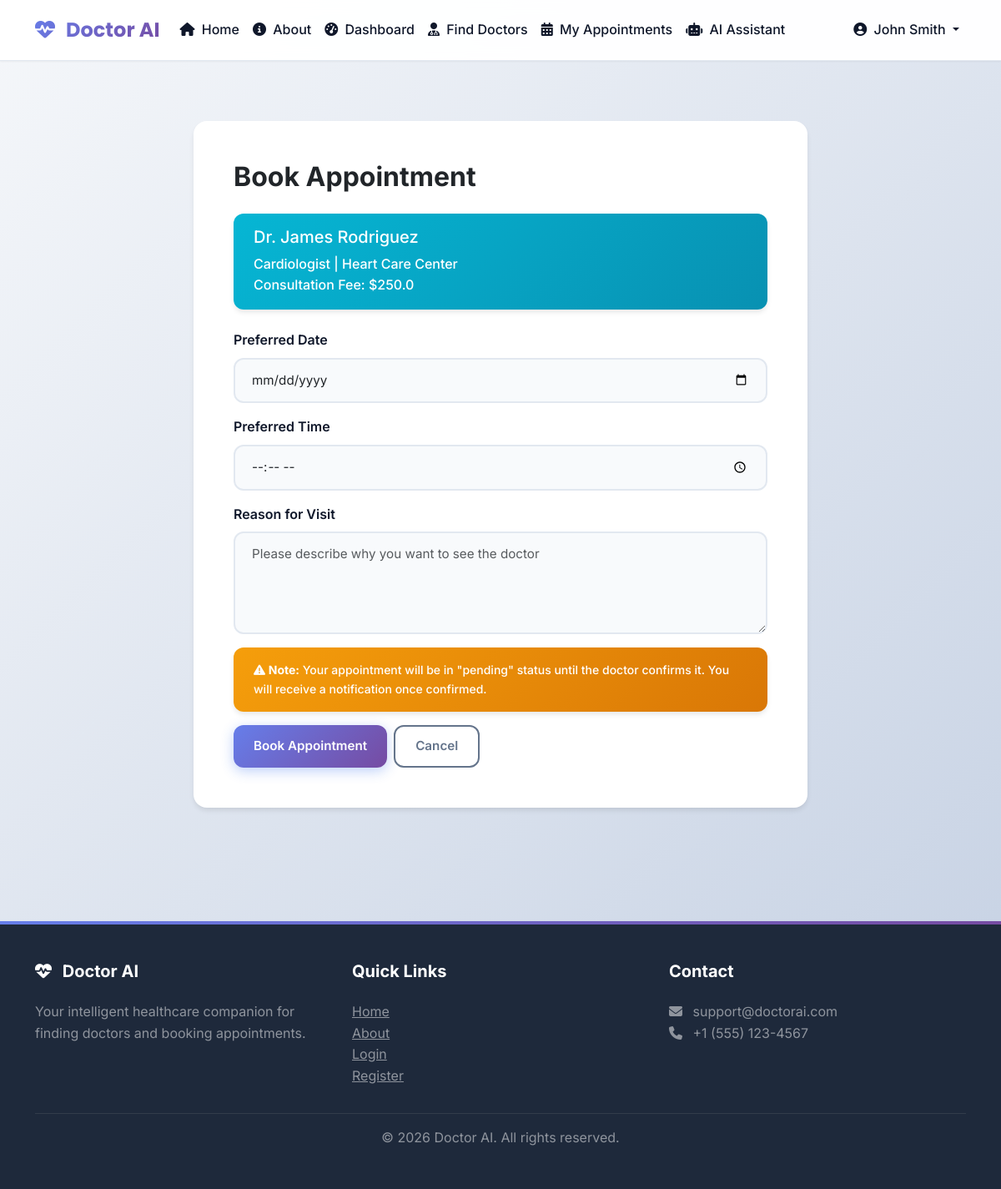
Page /patient/book/2 (signed in) on the committed database.
### tables this page shows
CREATE TABLE users (
            user_id INTEGER PRIMARY KEY AUTOINCREMENT,
            name TEXT NOT NULL,
            email TEXT UNIQUE NOT NULL,
            password_hash TEXT NOT NULL,
            role TEXT NOT NULL CHECK(role IN ('patient', 'doctor', 'admin')),
            phone TEXT,
            created_at TIMESTAMP DEFAULT CURRENT_TIMESTAMP
        );

CREATE TABLE doctors (
            doctor_id INTEGER PRIMARY KEY AUTOINCREMENT,
            user_id INTEGER UNIQUE NOT NULL,
            specialization TEXT NOT NULL,
            qualification TEXT,
            experience INTEGER,
            hospital TEXT,
            location TEXT,
            consultation_fee REAL,
            bio TEXT,
            is_verified BOOLEAN DEFAULT 0,
            FOREIGN KEY (user_id) REFERENCES users(user_id) ON DELETE CASCADE
        );

### routes/patient.py (the view, shortened to what this page needs)
@bp.route('/book/<int:doctor_id>', methods=['GET', 'POST'])
@login_required
def book_appointment(doctor_id):
    connection = None
    doctor_data = None
    try:
        connection = get_db_connection()
        cursor = connection.cursor()
        cursor.execute("""
            SELECT d.*, u.name
            FROM doctors d
            JOIN users u ON d.user_id = u.user_id
            WHERE d.doctor_id = ?
        """, (doctor_id,))
        doctor_data = cursor.fetchone()
        if not doctor_data:
            flash('Doctor not found', 'error')
            return redirect(url_for('patient.doctors'))
    except Exception as e:
        flash(f'Error: {str(e)}', 'error')
    finally:
        if connection:
            close_db_connection(connection)
    return render_template('book_appointment.html', doctor=doctor_data)

### database.py (called while the page is built, shortened)
def get_db_connection():
    try:
        if Config.DB_TYPE == 'sqlite' or not MYSQL_AVAILABLE:
            connection = sqlite3.connect(Config.DB_PATH)
            connection.row_factory = sqlite3.Row  # This makes rows behave like dictionaries
            return connection
    except Exception as e:
        print(f"Error connecting to database: {e}")
        raise Exception("Database connection failed. Please check your database configuration.")

def close_db_connection(connection):
    try:
        if Config.DB_TYPE == 'sqlite' or not MYSQL_AVAILABLE:
            if connection:
                connection.close()
        else:
            if connection and connection.is_connected():
                connection.close()
    except:
        pass

### routes/patient.py (called while the page is built)
def login_required(f):
    @wraps(f)
    def decorated_function(*args, **kwargs):
        if 'user_id' not in session:
            flash('Please login to access this page', 'error')
            return redirect(url_for('auth.login'))
        if session.get('role') != 'patient':
            flash('Access denied. Patient access only.', 'error')
            return redirect(url_for('auth.login'))
        return f(*args, **kwargs)
    return decorated_function

### templates/book_appointment.html (shortened to what this page needs)
{% extends "base.html" %}
{% block content %}
<div class="container py-5">
    <div class="row justify-content-center">
        <div class="col-md-8">
            <div class="card">
                <div class="card-body p-5">
                    <h2 class="fw-bold mb-4">Book Appointment</h2>
                    <div class="alert alert-info mb-4">
                        <h5 class="alert-heading">{{ doctor.name }}</h5>
                        <p class="mb-0">{{ doctor.specialization }} | {{ doctor.hospital }}</p>
                        <p class="mb-0">Consultation Fee: ${{ doctor.consultation_fee }}</p>
                    </div>
                    <form method="POST" action="{{ url_for('patient.book_appointment', doctor_id=doctor.doctor_id) }}">
                        <div class="mb-3">
                            <label for="appointment_date" class="form-label">Preferred Date</label>
                            <input type="date" class="form-control" id="appointment_date"
                                   name="appointment_date" required
                                   min="{{ 'now'|date('Y-m-d') }}">
                        </div>
                        <div class="mb-3">
                            <label for="appointment_time" class="form-label">Preferred Time</label>
                            <input type="time" class="form-control" id="appointment_time"
                                   name="appointment_time" required>
                        </div>
                        <div class="mb-3">
                            <label for="reason" class="form-label">Reason for Visit</label>
                            <textarea class="form-control" id="reason" name="reason" rows="4" required
                                      placeholder="Please describe why you want to see the doctor"></textarea>
                        </div>
                        <div class="alert alert-warning small">
                            <i class="fas fa-exclamation-triangle"></i>
                            <strong>Note:</strong> Your appointment will be in "pending" status until
                            the doctor confirms it. You will receive a notification once confirmed.
                        </div>
                        <div class="d-flex gap-2">
                            <button type="submit" class="btn btn-primary">Book Appointment</button>
                            <a href="{{ url_for('patient.doctor_profile', doctor_id=doctor.doctor_id) }}"
                               class="btn btn-outline-secondary">Cancel</a>
                        </div>
                    </form>
                </div>
            </div>
        </div>
    </div>
</div>
{% endblock %}

### static/css/style.css (style rules this page uses)
:root { --primary-color: #2563eb; --primary-dark: #1e40af; --primary-light: #3b82f6; --secondary-color: #10b981; --accent-color: #8b5cf6; --success-color: #10b981; --warning-color: #f59e0b; --danger-color: #ef4444; --info-color: #06b6d4; --dark-color: #1e293b; --light-color: #f8fafc; --border-color: #e2e8f0; --text-primary: #0f172a; --text-secondary: #64748b; --shadow-sm: 0 1px 2px 0 rgba(0, 0, 0, 0.05); --shadow-md: 0 4px 6px -1px rgba(0, 0, 0, 0.1); --shadow-lg: 0 10px 15px -3px rgba(0, 0, 0, 0.1); --shadow-xl: 0 20px 25px -5px rgba(0, 0, 0, 0.1); --gradient-primary: linear-gradient(135deg, #667eea 0%, #764ba2 100%); --gradient-secondary: linear-gradient(135deg, #10b981 0%, #059669 100%); --gradient-accent: linear-gradient(135deg, #8b5cf6 0%, #6366f1 100%); --gradient-success: linear-gradient(135deg, #10b981 0%, #059669 100%); --gradient-info: linear-gradient(135deg, #06b6d4 0%, #0891b2 100%); --gradient-warning: linear-gradient(135deg, #f59e0b 0%, #d97706 100%); --gradient-danger: linear-gradient(135deg, #ef4444 0%, #dc2626 100%); }
* { margin: 0; padding: 0; box-sizing: border-box; }
body { font-family: 'Inter', -apple-system, BlinkMacSystemFont, 'Segoe UI', Roboto, sans-serif; background: linear-gradient(135deg, #f5f7fa 0%, #c3cfe2 100%); background-attachment: fixed; color: var(--text-primary); line-height: 1.6; min-height: 100vh; }
.card { border: none; border-radius: 16px; box-shadow: var(--shadow-md); margin-bottom: 1.5rem; background: white; transition: all 0.3s ease; overflow: hidden; }
.card-body { padding: 1.5rem; }
.btn { border-radius: 12px; padding: 0.75rem 1.5rem; font-weight: 600; font-size: 0.95rem; transition: all 0.3s cubic-bezier(0.4, 0, 0.2, 1); border: none; position: relative; overflow: hidden; }
.btn::before { content: ''; position: absolute; top: 50%; left: 50%; width: 0; height: 0; border-radius: 50%; background: rgba(255, 255, 255, 0.3); transform: translate(-50%, -50%); transition: width 0.6s, height 0.6s; }
.btn-primary { background: var(--gradient-primary); color: white; box-shadow: 0 4px 15px rgba(37, 99, 235, 0.3); }
.btn-outline-secondary { background: transparent; border: 2px solid var(--text-secondary); color: var(--text-secondary); }
.form-control, .form-select { border-radius: 12px; border: 2px solid var(--border-color); padding: 0.875rem 1.25rem; font-size: 0.95rem; transition: all 0.3s ease; background: var(--light-color); }
.form-label { font-weight: 600; color: var(--text-primary); margin-bottom: 0.5rem; }
.alert { border: none; border-radius: 12px; padding: 1rem 1.5rem; font-weight: 500; box-shadow: var(--shadow-md); }
.alert-info { background: linear-gradient(135deg, #06b6d4 0%, #0891b2 100%); color: white; }
.alert-warning { background: var(--gradient-warning); color: white; }
* { transition: background-color 0.3s ease, border-color 0.3s ease, color 0.3s ease; }

### rows in the picture
users: name "Dr. James Rodriguez"
doctors: specialization "Cardiologist", hospital "Heart Care Center", consultation_fee "250.0"

### other values in the picture
{{ session.get('name', 'User') }} "John Smith"
